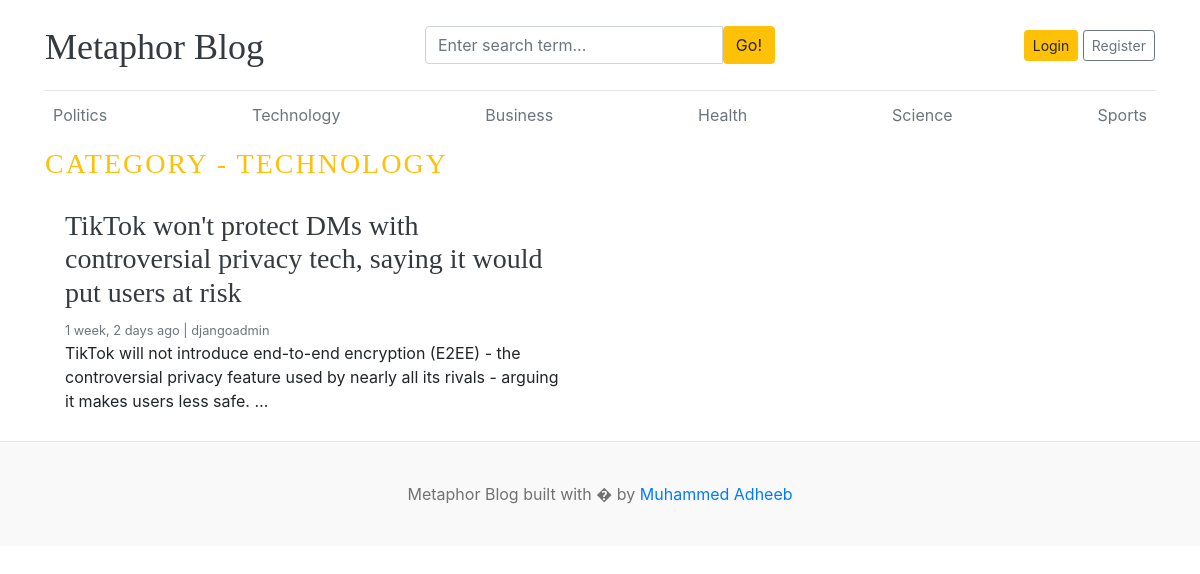
Screenshot of /category/3/ with the database file from the repository.
### blogs/models.py (models this page shows, shortened)
class Category(models.Model):
    category_name = models.CharField(max_length=50, unique=True)
    created_at = models.DateTimeField(auto_now_add=True)
    updated_at = models.DateTimeField(auto_now=True)
    class Meta:
        verbose_name_plural = 'categories'
    def __str__(self):
        return self.category_name

class Blog(models.Model):
    title = models.CharField(max_length=100)
    slug = models.SlugField(max_length=150, unique=True, blank=True)
    category = models.ForeignKey(Category, on_delete=models.CASCADE)
    author = models.ForeignKey(User, on_delete=models.CASCADE)
    featured_image = models.ImageField(upload_to='uploads/%Y/%m/%d')
    short_description = models.TextField(max_length=500)
    blog_body = models.TextField(max_length=2000)
    status = models.CharField(max_length=20,choices=STATUS_CHOICES, default="Draft")
    is_featured = models.BooleanField(default=False)
    created_at = models.DateTimeField(auto_now_add=True)
    updated_at = models.DateTimeField(auto_now=True)

### blogs/views.py (the view)
# urls.py: path('<int:category_id>/', views.posts_by_category, name='posts_by_category')
def posts_by_category(request, category_id):
    posts = Blog.objects.filter(status='Published', category=category_id)
    category = get_object_or_404(Category, pk=category_id)
    context = {
        'posts': posts,
        'category': category,
    }
    return render(request, 'posts_by_category.html', context)

### blogs/context_processors.py (called while the page is built)
def get_categories(request):
    categories = Category.objects.all()
    return dict(categories=categories)

def get_social_links(request):
    social_links = SocialLink.objects.all()
    return dict(social_links=social_links)

### templates/posts_by_category.html
{% extends 'base.html' %}
{% block content %}
  <h3 class = "text-uppercase text-warning" style="letter-spacing: 2px;">Category - {{ category }}</h3>
  <div class="row mb-2">
    {% if posts %}
    {% for post in posts %}
    <div class="col-md-6">
      <div class="card border-0" >
        <div class="card-body">
<h3>
  {% if post.slug %}
    <a href="{% url 'blogs' post.slug %}" class="text-dark">
      {{ post.title }}
    </a>
  {% else %}
    <span class="text-muted">{{ post.title }}</span>
  {% endif %}
</h3>          <small class="mb-1 text-muted">{{ post.created_at | timesince }} ago | {{ post.author }}</small>
          <p class="card-text">{{ post.short_description | truncatewords:25}}</p>
        </div>
      </div>
    </div>
    {% endfor %}
    {% else %}
    <p>No posts found</p>
    {% endif %}
  </div>
</div>
{% endblock %}

### templates/base.html (shortened to what this page needs)
{% load static %}
<!DOCTYPE html>
<html lang="en">
<head>
    <link href="https://getbootstrap.com/docs/4.0/dist/css/bootstrap.min.css" rel="stylesheet">
    <link href="{% static 'css/blog.css' %}" rel="stylesheet">
    <link rel="stylesheet" href="https://cdnjs.cloudflare.com/ajax/libs/font-awesome/4.7.0/css/font-awesome.min.css">
  </head>
<body>
    <div class="container">
      <header class="blog-header py-3">
      <div class="row align-items-center">
        <div class="col-4 pt-1">
          <a class="blog-header-logo text-dark" href="/">Metaphor Blog</a>
        </div>
      <div class="col-4">
      <form action="{% url 'search' %}" method="GET">
        <div class="input-group">
          <input
            class="form-control"
            type="text"
            name="keyword"
            value="{{ keyword }}"
            placeholder="Enter search term..."
          />
          <button type="submit" class="btn btn-warning">
            Go!
          </button>
        </div>
      </form>
    </div>
    <div class="col-4 d-flex justify-content-end align-items-center">
      {% if not user.is_authenticated %}
      <a class="btn btn-sm btn-warning" href="{% url 'login' %}">Login</a>
      <a class="btn btn-sm btn-outline-secondary" href="{% url 'register' %}">Register</a>
      {% else %}
      <span><a href="{% url 'dashboard' %}">Dashboard</a></span>
      &emsp;
      <span><a href=" {% url 'logout' %}">Logout</a></span>
      {% endif %}
    </div>
  </div>
</header>
      <div class="nav-scroller py-1 mb-2">
        <nav class="nav d-flex justify-content-between">
          {% for cat in categories %}
          <a class="p-2 text-muted" href="{% url 'posts_by_category' cat.id %}">{{ cat.category_name}}</a>
          {% endfor %}
        </nav>
      </div>
{% block content %}
{% endblock content %}
<footer class="blog-footer">
  <p>Metaphor Blog built with � by <a href="#">Muhammed Adheeb</a></p>
</footer>
</body>
</html>

### blog_main/static/css/blog.css (style rules this page uses)
.blog-header { border-bottom: 1px solid #e5e5e5; }
.blog-header-logo { font-family: "Playfair Display", Georgia, "Times New Roman", serif; font-size: 2.25rem; }
h1, h2, h3, h4, h5, h6 { font-family: "Playfair Display", Georgia, "Times New Roman", serif; }
.blog-footer { padding: 2.5rem 0; color: #727272; text-align: center; background-color: #f9f9f9; border-top: .05rem solid #e5e5e5; }
.blog-footer p:last-child { margin-bottom: 0; }

### rows the page displays
Category: category_name "Politics"
Category: category_name "Technology", category_name "TECHNOLOGY"
Category: category_name "Business"
Category: category_name "Health"
Category: category_name "Science"
Category: category_name "Sports"
Blog: title "TikTok won't protect DMs with controversial privacy tech, saying it would put users at risk", created_at "1 week, 2 days", author "djangoadmin", short_description "TikTok will not introduce end-to-end encryption (E2EE) - the controversial privacy feature used by nearly all its rivals - arguing it makes users less safe. …"
